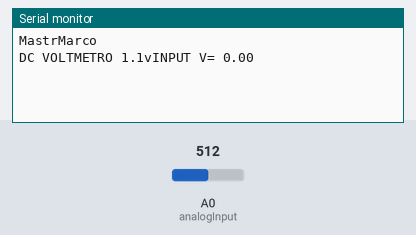
Bench run of a sketch on a simulated Arduino Uno, built with avr-gcc and run on an emulated ATmega328P. Parts: the last lines printed to the serial monitor. The inputs (shaded band) are chosen by the test bench; at power-on: A0 (analogInput) = 512.

Above: at 1.2 s.
1.3 s: A0 (analogInput) set to 716
At 2.6 s:
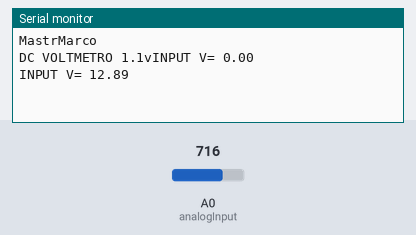
2.8 s: A0 (analogInput) set to 900
At 3.8 s:
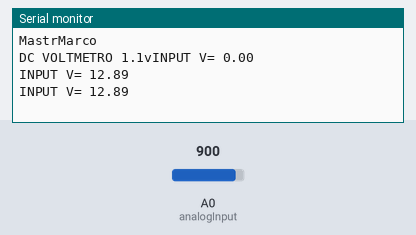
Timing chart, 0 to 5.8 s (numbered marks = the images above; inputs shaded):
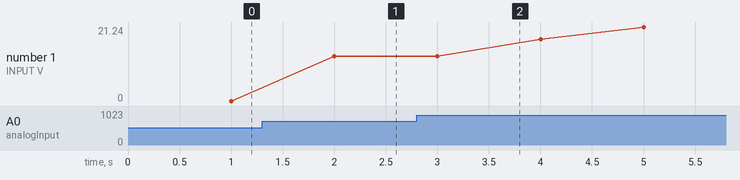

The sketch:

Sensore_Voltmetro_Analogico_1.1.ino
```cpp
//*****************************************************************************************************************************//
//-------------------          By  MastrMarco    Versione 1.1        ISCRIVITI AL CANALE YOUTUBE       ------------------------//
//
//                                  https://www.youtube.com/channel/UCpQb1Iz6M229ylkyXpdJPlw
//*****************************************************************************************************************************//

#define analogInput A0  //PIN Analogico dove è collegato il punto centrale del partitore resistivo
int datiS;
int Campionamento = 30;  // Numero di Campionamenti per fare una Media
int CampNum;
float Con;
float R1 = 30000;  // Inserire il valore del Resistore R1 indicato nello Schema
float R2 = 7500;   // Inserire il valore del Resistore R2 indicato nello Schema
float Volt;        // Valore Convertito in Tensione, è scritto sulla Seriale


//Delay Millis per la scrittura sulla seriale
unsigned long Tempo0 = 0;
int DelayVirtuale = 1000;

//Delay Millis per la conversione da numeri analogici a Tensione / Voltaggio
unsigned long TempoVal = 0;
int DelayVirtuale2 = 50;


//Start
void setup() {
  Serial.begin(115200);

  pinMode(analogInput, INPUT);

  Serial.println("MastrMarco");
  Serial.print("DC VOLTMETRO 1.1v");
}


//Loop
void loop() {

  // Delay Conversione
  if (millis() >= (TempoVal + DelayVirtuale2)) {
    if (CampNum < Campionamento) {
      // leggere il valore sull'ingresso analogico
      datiS += analogRead(analogInput);
      CampNum++;
    } else {
      // Conversione Dati analogici
      Con = ((datiS / (Campionamento + 1)) * 5.0) / 1024;
      Volt = Con / (R2 / (R1 + R2));
      datiS = 0;
      CampNum = 0;
    }
    //delay(50);
    TempoVal = millis();
  }

  // Delay Seriale
  if (millis() >= (Tempo0 + DelayVirtuale)) {
    //Scrittura su seriale
    Serial.print("INPUT V= ");
    Serial.println(Volt);
    //delay(500);
    Tempo0 = millis();
  }
}
```

Measured:
- after the input at 1.3 s, the serial monitor: prints a new line after 0.70 s (image 1)
- plotted number 1: 0 → 12.89 after the input at 1.3 s, 12.89 → 21.24 after the input at 2.8 s
